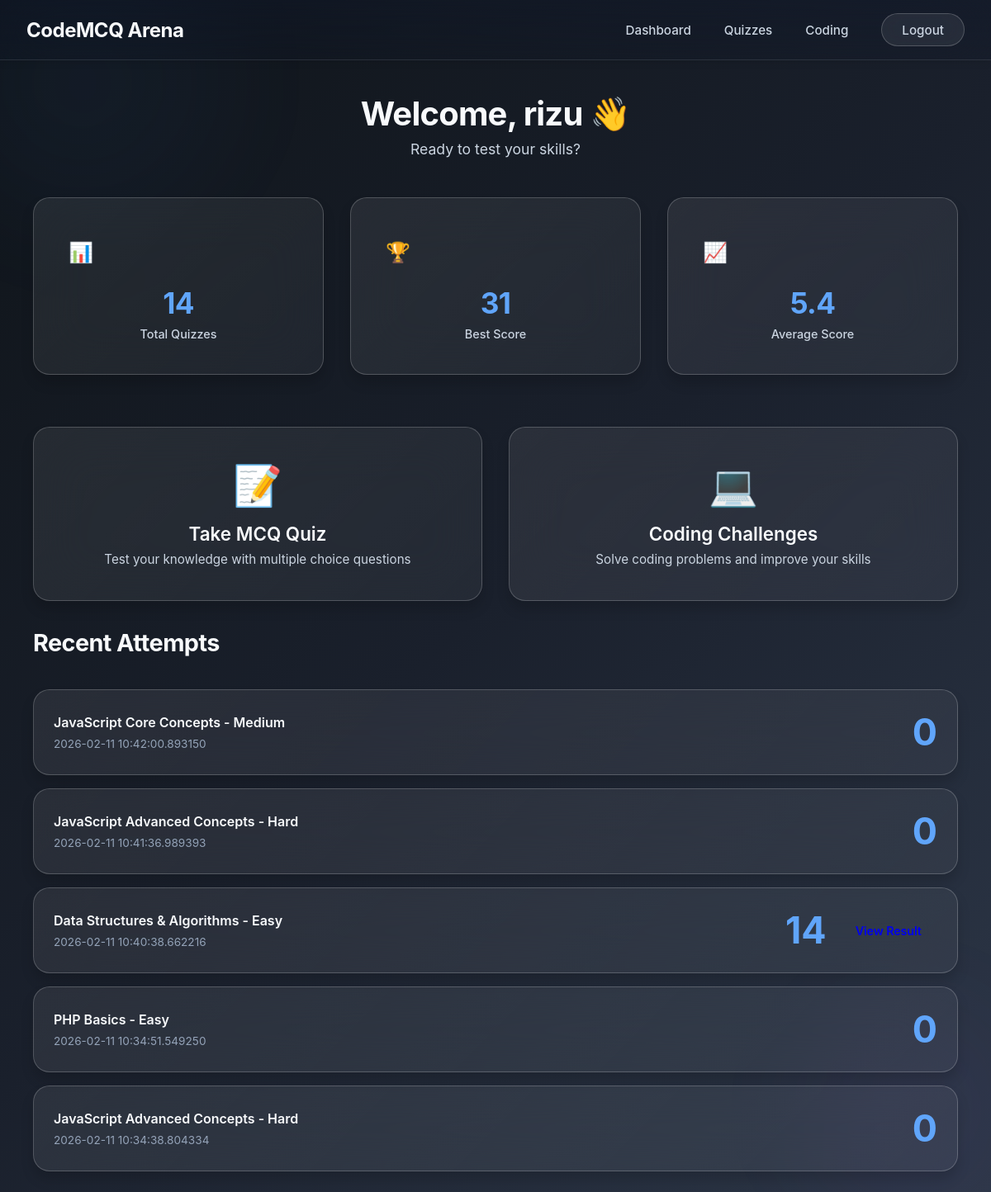
/dashboard (signed in), run on the app's committed database.
### tables this page shows
CREATE TABLE attempts (
        id INTEGER PRIMARY KEY AUTOINCREMENT,
        user_id INTEGER NOT NULL,
        quiz_id TEXT NOT NULL,
        score INTEGER DEFAULT 0,
        started_at TIMESTAMP DEFAULT CURRENT_TIMESTAMP,
        completed_at TIMESTAMP,
        total_correct INTEGER DEFAULT 0,
        total_wrong INTEGER DEFAULT 0,
        total_unanswered INTEGER DEFAULT 0,
        FOREIGN KEY (user_id) REFERENCES users (id)
    );

### app.py (the view)
    def decorated_function(*args, **kwargs):
        if 'user_id' not in session:
            flash('Please login to access this page.', 'error')
            return redirect(url_for('login'))
        return f(*args, **kwargs)

### app.py (called while the page is built)
@app.context_processor
def inject_language_labels():
    return {
        'language_labels': LANGUAGE_LABELS,
        'get_language_label': get_language_label
    }

def get_db():
    conn = sqlite3.connect(app.config['DATABASE'])
    conn.row_factory = sqlite3.Row
    return conn

def require_login(f):
    def decorated_function(*args, **kwargs):
        if 'user_id' not in session:
            flash('Please login to access this page.', 'error')
            return redirect(url_for('login'))
        return f(*args, **kwargs)
    decorated_function.__name__ = f.__name__
    return decorated_function

### data_loader.py (called while the page is built)
def normalise(value: str) -> str:
    return value.strip().lower()

def get_mcq_file_path(language: str, level: str) -> str:
    lang = normalise(language)
    lvl = normalise(level)
    return os.path.join(MCQ_DIR, lang, f'{lvl}.json')

def _load_json_file(path: str) -> Optional[Dict]:
    try:
        with open(path, 'r', encoding='utf-8') as f:
            return json.load(f)
    except (FileNotFoundError, json.JSONDecodeError):
        return None

def load_quiz(language: str, level: str) -> Optional[Dict]:
    file_path = get_mcq_file_path(language, level)
    return _load_json_file(file_path)

def load_quiz_catalog() -> List[Dict]:
    catalog = []
    for language in LANGUAGES:
        for level in LEVELS:
            quiz = load_quiz(language, level)
            if quiz:
                catalog.append({
                    'id': quiz.get('quiz_id') or f'{language}_{level}',
                    'language': language,
                    'level': level,
                    'title': quiz.get('title', f'{language.title()} {level.title()} Quiz'),
                    'description': quiz.get('description', ''),
                    'duration_minutes': quiz.get('duration_minutes', 15),
                    'difficulty': quiz.get('difficulty', level),
                    'questions_count': len(quiz.get('questions', []))
                })
    return catalog

### templates/dashboard.html (shortened to what this page needs)
{% extends "base.html" %}
{% block content %}
<div class="dashboard-container">
    <div class="dashboard-header">
        <h1 class="dashboard-title">Welcome, {{ user_name }} 👋</h1>
        <p class="dashboard-subtitle">Ready to test your skills?</p>
    </div>
    <div class="stats-grid">
        <div class="stat-card glass-card">
            <div class="stat-icon">📊</div>
            <div class="stat-value">{{ stats.total_attempts or 0 }}</div>
            <div class="stat-label">Total Quizzes</div>
        </div>
        <div class="stat-card glass-card">
            <div class="stat-icon">🏆</div>
            <div class="stat-value">{{ stats.best_score or 0 }}</div>
            <div class="stat-label">Best Score</div>
        </div>
        <div class="stat-card glass-card">
            <div class="stat-icon">📈</div>
            <div class="stat-value">{{ "%.1f"|format(stats.avg_score or 0) }}</div>
            <div class="stat-label">Average Score</div>
        </div>
    </div>
    <div class="action-cards">
        <a href="{{ url_for('quiz_select') }}" class="action-card glass-card card-hover">
            <div class="action-icon">📝</div>
            <h3>Take MCQ Quiz</h3>
            <p>Test your knowledge with multiple choice questions</p>
        </a>
        <a href="{{ url_for('coding_list') }}" class="action-card glass-card card-hover">
            <div class="action-icon">💻</div>
            <h3>Coding Challenges</h3>
            <p>Solve coding problems and improve your skills</p>
        </a>
    </div>
    {% if recent_attempts %}
    <div class="recent-section">
        <h2 class="section-title">Recent Attempts</h2>
        <div class="recent-list">
            {% for attempt in recent_attempts %}
            <div class="recent-item glass-card">
                <div class="recent-info">
                    <h4>{{ attempt.quiz_title }}</h4>
                    <p class="recent-date">{{ attempt.completed_at or attempt.started_at }}</p>
                </div>
                <div class="recent-score">
                    <span class="score-value">{{ attempt.score }}</span>
                    {% if attempt.completed_at %}
                    <a href="{{ url_for('result', attempt_id=attempt.id) }}" class="btn btn-small">View Result</a>
                    {% endif %}
                </div>
            </div>
            {% endfor %}
        </div>
    </div>
    {% endif %}
</div>
{% endblock %}

### templates/base.html (shortened to what this page needs)
<!DOCTYPE html>
<html lang="en">
<head>
    <link rel="stylesheet" href="{{ url_for('static', filename='css/style.css') }}">
</head>
<body>
    <div class="background-animation"></div>
    {% if session.user_id %}
    <nav class="navbar">
        <div class="nav-container">
            <a href="{{ url_for('dashboard') }}" class="nav-logo">CodeMCQ Arena</a>
            <div class="nav-links">
                <a href="{{ url_for('dashboard') }}">Dashboard</a>
                <a href="{{ url_for('quiz_select') }}">Quizzes</a>
                <a href="{{ url_for('coding_list') }}">Coding</a>
                <a href="{{ url_for('logout') }}" class="logout-btn">Logout</a>
            </div>
        </div>
    </nav>
    {% endif %}
    <main class="main-content">
        {% block content %}{% endblock %}
    </main>
</body>
</html>

### data on the page
attempts: quiz_title "JavaScript Core Concepts - Medium", started_at "2026-02-11 10:42:00.893150", score "0"
attempts: quiz_title "JavaScript Advanced Concepts - Hard", started_at "2026-02-11 10:41:36.989393", score "0"
attempts: quiz_title "Data Structures & Algorithms - Easy", completed_at "2026-02-11 10:40:38.662216", score "14"
attempts: quiz_title "PHP Basics - Easy", started_at "2026-02-11 10:34:51.549250", score "0"
attempts: quiz_title "JavaScript Advanced Concepts - Hard", started_at "2026-02-11 10:34:38.804334", score "0"

### other printed values
{{ user_name }} "rizu"
{{ stats.total_attempts or 0 }} "14"
{{ stats.best_score or 0 }} "31"
{{ "%.1f"|format(stats.avg_score or 0) }} "5.4"
